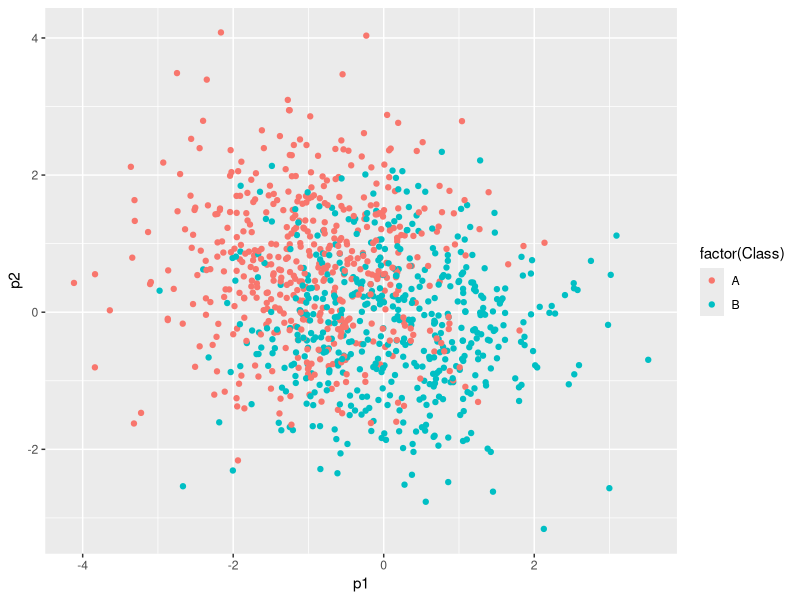
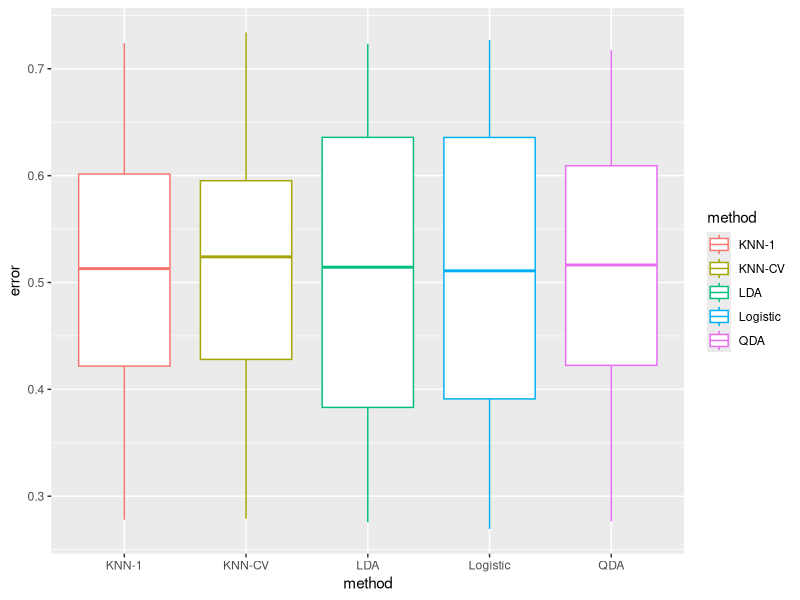
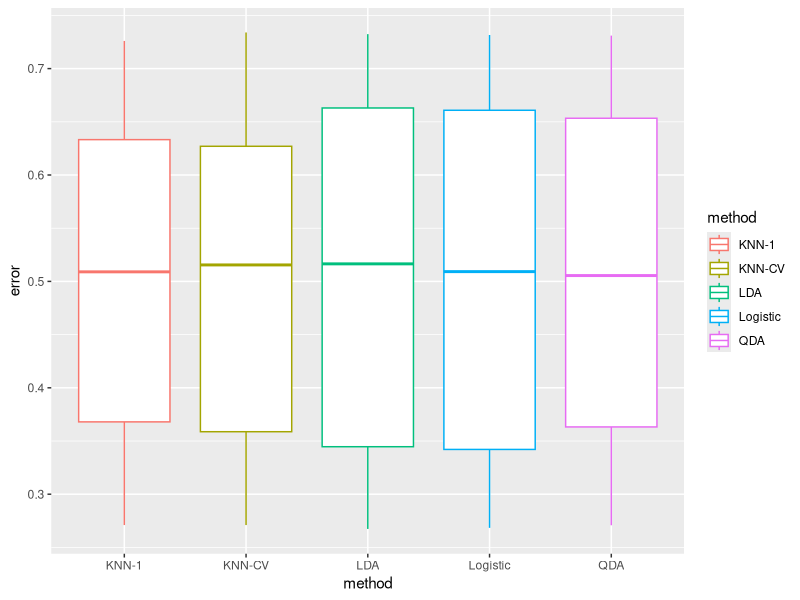
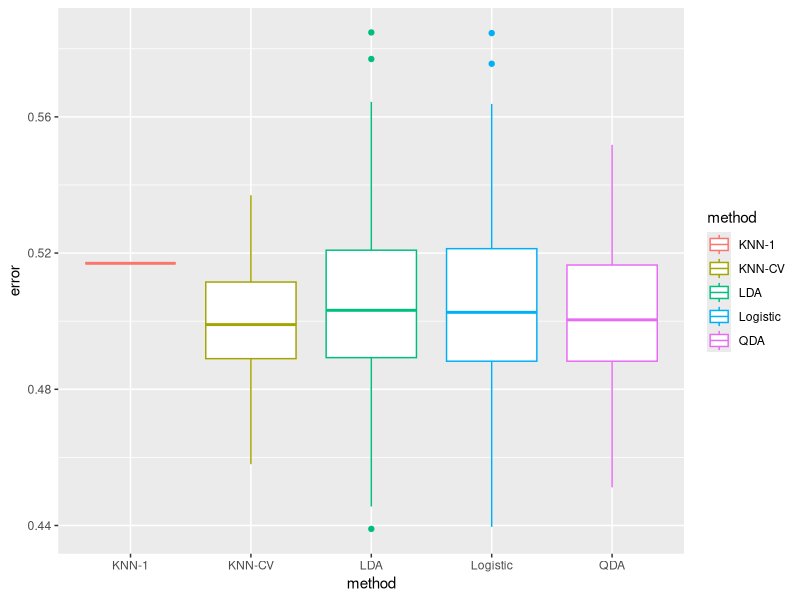

R code for these plots, in order:
## ---- chunk 1

generate_train <- function(numObs) {
  X_1 <- rnorm(n=numObs, mean=runif(1, -1,1))
  X_2 <- rnorm(n=numObs, mean=runif(1, -1,1))
  Y_1 <- rnorm(n=numObs, mean=runif(1, -1,1))
  Y_2<- rnorm(n=numObs, mean=runif(1, -1,1))
  
  df <- data.frame(c(X_1, X_2), c(Y_1, Y_2), c(rep("A", numObs), rep("B", numObs)))
  colnames(df) <- c("p1", "p2", "Class")
  df <- df[sample(1:nrow(df)),]
  
  return(df)
}


train <- generate_train(50)
train

train_Y <- train$Class
train_for_knn <- train[,-3]
## ---- chunk 2
library(ggplot2)
test <- generate_train(500)
ggplot(test, aes(p1, p2))+ geom_point(aes(colour = factor(Class)))

test_Y <- test$Class
test_for_knn <- test[,-3]
## ---- chunk 3

KNN <- function(training_data, train_Y, test_data, test_Y,K){
  library(class)
  set.seed(54321)
  train <- scale(training_data)
  test <- scale(test_data)
  train_class <- train_Y
  test_class <- test_Y
  
  predicted_class <- knn(train, test, train_class, k=K)
  return(mean(test_class != predicted_class))
  
}




KNN(train_for_knn, train_Y, test_for_knn, test_Y, 5)


## ---- chunk 4
KNN2 <- function(train, train_Y, test, test_Y){
  library(class)
  set.seed(54321)
  train <- scale(train)
  test <- scale(test)
  error_df <- matrix(nrow = 5, ncol = 10) # five folds, k 1-10
  colnames(error_df) <- seq(1:10)

  
  #Randomly shuffle the data
  shufflerows <- sample(nrow(train))
  train <-train[shufflerows,]
  train_Y <- train_Y[shufflerows]

  #Create 10 equally size folds
  folds <- cut(seq(1,nrow(train)),breaks=5,labels=FALSE)

  
  
  #Loop through folds
  for(i in 1:5){
    testIndexes <- which(folds==i,arr.ind=TRUE)
    temp_train_data <- train[-testIndexes, ]
    temp_train_Y <- train_Y[-testIndexes]
    temp_test_data <- train[testIndexes, ]
    temp_test_Y <- train_Y[testIndexes]
  
    #Loop through Ks
    for(j in 1:10){
      predicted_class=knn(temp_train_data, temp_test_data, temp_train_Y, k=j)
      error_df[i,j]=mean(temp_test_Y != predicted_class)
    }
    
   
    
   
  }
  #get best k
  error_df <- sort(colMeans(error_df), decreasing = FALSE)
  best_k <- names(error_df)[1]
  
  #rerun with best k
  predicted_class=knn(train, test, train_Y, k=as.numeric(best_k))
  return(mean(test_Y != predicted_class))
}


KNN2(train_for_knn, train_Y,test_for_knn, test_Y)

## ---- chunk 5
lda_kfold <- function(train, test){
  library('MASS')
  set.seed(54321)
  error_df <- vector(length = 5) # five folds

  
  #Randomly shuffle the data
  shufflerows <- sample(nrow(train))
  train <-train[shufflerows,]

  #Create 10 equally size folds
  folds <- cut(seq(1,nrow(train)),breaks=5,labels=FALSE)

  
  
  #Loop through folds
  for(i in 1:5){
    testIndexes <- which(folds==i,arr.ind=TRUE)
    temp_train <- train[-testIndexes, ]
    lda.train <- lda(Class~., data=temp_train)
    
    test_pred_lda_class = predict(lda.train, test)$class
    error_df[i]=mean(test$Class != test_pred_lda_class)

  }
  
  return(mean(error_df))
}
new_train <- generate_train(50)
lda_kfold(new_train, test)

## ---- chunk 6
qda_kfold <- function(train, test){
  library('MASS')
  set.seed(54321)
  error_df <- vector(length = 5) # five folds

  
  #Randomly shuffle the data
  shufflerows <- sample(nrow(train))
  train <-train[shufflerows,]

  #Create 10 equally size folds
  folds <- cut(seq(1,nrow(train)),breaks=5,labels=FALSE)

  
  
  #Loop through folds
  for(i in 1:5){
    testIndexes <- which(folds==i,arr.ind=TRUE)
    temp_train <- train[-testIndexes, ]
  
    qda.train <- qda(Class~ ., data=temp_train)
    test_pred_qda_class = predict(qda.train, test)$class
    error_df[i]=mean(test$Class != test_pred_qda_class)
  }
  
  return(mean(error_df))
}

qda_kfold(new_train, test)
## ---- chunk 7
logistic_kfold <- function(train, test){

  set.seed(54321)
  error_df <- vector(length = 5) # five folds
  
  train$Class <- as.factor(train$Class)
  
  #Randomly shuffle the data
  shufflerows <- sample(nrow(train))
  train <-train[shufflerows,]

  #Create 10 equally size folds
  folds <- cut(seq(1,nrow(train)),breaks=5,labels=FALSE)

  
  
  #Loop through folds
  for(i in 1:5){
    testIndexes <- which(folds==i,arr.ind=TRUE)
    temp_train <- train[-testIndexes, ]
  
    summary(logistic.train <- glm(Class ~ ., data=temp_train, family="binomial"))


    ##Predict whether each individual will purchase caravan insurance in the test data. 
    test_pred_logistic_class <- predict(logistic.train, test, type="response")
    test_pred_logistic_class <- ifelse(test_pred_logistic_class >0.5, "B", "A") #no yes
    

    error_df[i]=mean(test$Class != test_pred_logistic_class)
  }
  
  return(mean(error_df))
}

logistic_kfold(new_train, test)

## ---- chunk 8

set.seed(57836)
error_plot_df <- matrix(nrow = 100, ncol = 5)
colnames(error_plot_df) <- c("KNN-1", "KNN-CV", "LDA", "QDA", "Logistic")
training_datasets <-lapply(rep(50, 100), generate_train)

for(i in 1:100){
  current_train <- training_datasets[[i]]
  current_train_Y <- current_train$Class
  current_train_knn <- current_train[,-3]


  error_plot_df[i,1] <- KNN(current_train_knn, current_train_Y, test_for_knn, test_Y, 5)
  error_plot_df[i,2] <- KNN2(current_train_knn, current_train_Y, test_for_knn, test_Y)
  error_plot_df[i,3] <- lda_kfold(current_train, test)
  error_plot_df[i,4] <- qda_kfold(current_train, test)
  error_plot_df[i,5] <- logistic_kfold(current_train, test)
  rm(current_train)
  rm(current_train_knn)
  rm(current_train_Y)
  
}

error_vector <- as.vector(error_plot_df)
error_name <- c(rep("KNN-1", 100),rep("KNN-CV", 100),rep("LDA", 100),rep("QDA", 100),rep("Logistic", 100) )
plot_df <- data.frame(error_vector, error_name)
colnames(plot_df)<- c("error", "method")
ggplot(plot_df, aes(x=method, y=error, color=method)) +
  geom_boxplot()

## ---- chunk 9

generate_train2 <- function(numObs) {
  library(MASS)
  sigma <- matrix(c(1,-0.5, -0.5,1),nrow = 2,ncol=2)
  X <- mvrnorm(n=numObs, mu=c(runif(1, -1,1), runif(1, -1,1)), sigma)
  Y <- mvrnorm(n=numObs, mu=c(runif(1, -1,1), runif(1, -1,1)), sigma)
  
  
  df <- data.frame(c(X[,1], X[,2]), c(Y[,1], Y[,2]), c(rep("A", numObs), rep("B", numObs)))
  colnames(df) <- c("p1", "p2", "Class")
  df <- df[sample(1:nrow(df)),]
  
  return(df)
}




## ---- chunk 10

set.seed(57836990)
error_plot_df <- matrix(nrow = 100, ncol = 5)
colnames(error_plot_df) <- c("KNN-1", "KNN-CV", "LDA", "QDA", "Logistic")
training_datasets <-lapply(rep(50, 100), generate_train2)

for(i in 1:100){
  current_train <- training_datasets[[i]]
  current_train_Y <- current_train$Class
  current_train_knn <- current_train[,-3]


  error_plot_df[i,1] <- KNN(current_train_knn, current_train_Y, test_for_knn, test_Y, 5)
  error_plot_df[i,2] <- KNN2(current_train_knn, current_train_Y, test_for_knn, test_Y)
  error_plot_df[i,3] <- lda_kfold(current_train, test)
  error_plot_df[i,4] <- qda_kfold(current_train, test)
  error_plot_df[i,5] <- logistic_kfold(current_train, test)
  rm(current_train)
  rm(current_train_knn)
  rm(current_train_Y)
  
}

error_vector <- as.vector(error_plot_df)
error_name <- c(rep("KNN-1", 100),rep("KNN-CV", 100),rep("LDA", 100),rep("QDA", 100),rep("Logistic", 100) )
plot_df <- data.frame(error_vector, error_name)
colnames(plot_df)<- c("error", "method")
ggplot(plot_df, aes(x=method, y=error, color=method)) +
  geom_boxplot()

## ---- chunk 11

generate_train3<- function(numObs) {
  library(MASS)
  X <- rt(numObs, 5)
  Y <- rt(numObs, 5)
  
  
  df <- data.frame(c(X), c(Y), c(rep("A", numObs), rep("B", numObs)))
  colnames(df) <- c("p1", "p2", "Class")
  df <- df[sample(1:nrow(df)),]
  
  return(df)
}

## ---- chunk 12

set.seed(57836990)
error_plot_df <- matrix(nrow = 100, ncol = 5)
colnames(error_plot_df) <- c("KNN-1", "KNN-CV", "LDA", "QDA", "Logistic")
training_datasets <-lapply(rep(50, 100), generate_train3)

for(i in 1:100){
  current_train <- training_datasets[[i]]
  current_train_Y <- current_train$Class
  current_train_knn <- current_train[,-3]


  error_plot_df[i,1] <- KNN(current_train_knn, current_train_Y, test_for_knn, test_Y, 5)
  error_plot_df[i,2] <- KNN2(current_train_knn, current_train_Y, test_for_knn, test_Y)
  error_plot_df[i,3] <- lda_kfold(current_train, test)
  error_plot_df[i,4] <- qda_kfold(current_train, test)
  error_plot_df[i,5] <- logistic_kfold(current_train, test)
  rm(current_train)
  rm(current_train_knn)
  rm(current_train_Y)
  
}

error_vector <- as.vector(error_plot_df)
error_name <- c(rep("KNN-1", 100),rep("KNN-CV", 100),rep("LDA", 100),rep("QDA", 100),rep("Logistic", 100) )
plot_df <- data.frame(error_vector, error_name)
colnames(plot_df)<- c("error", "method")
ggplot(plot_df, aes(x=method, y=error, color=method)) +
  geom_boxplot()

